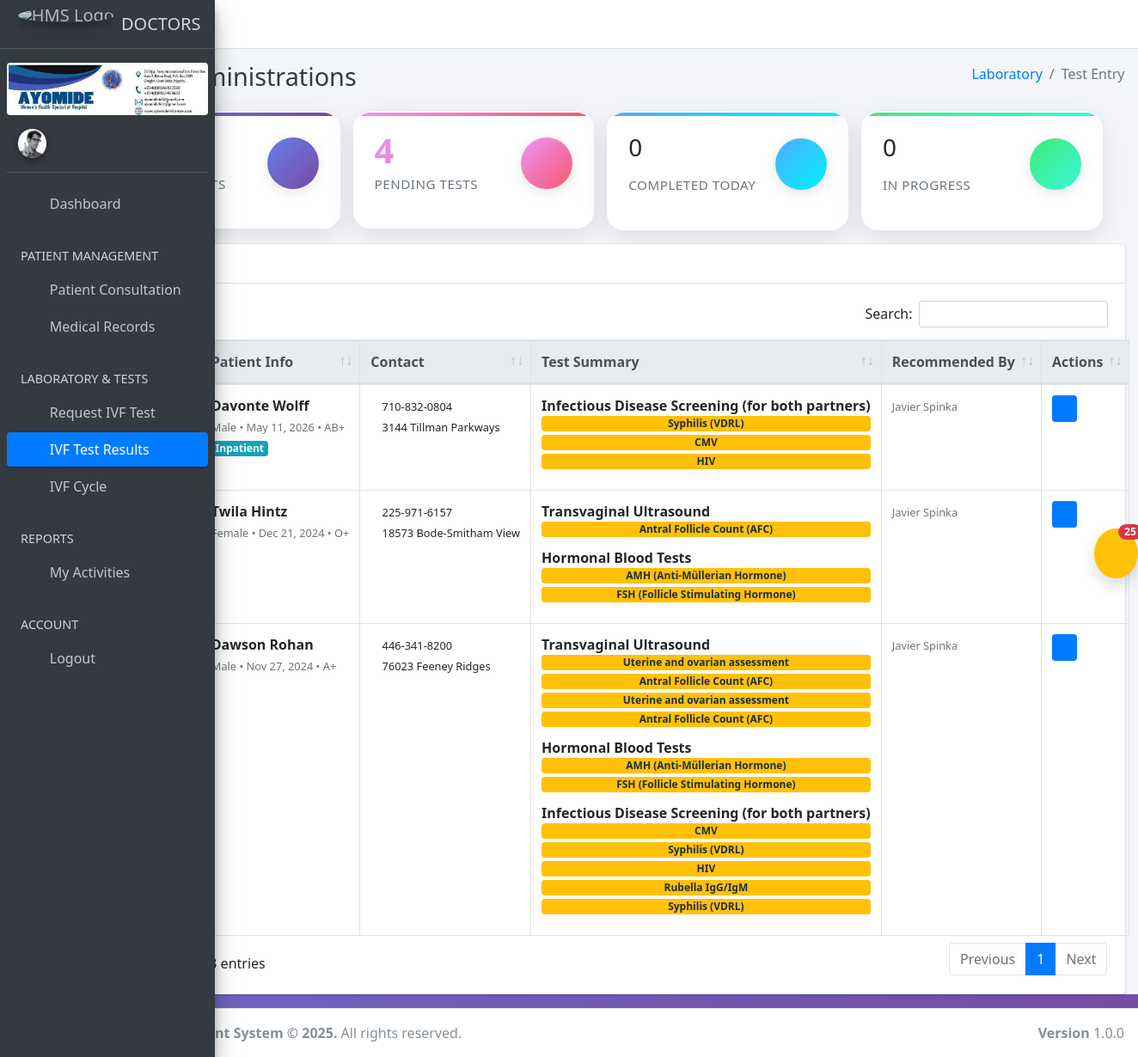
The app's page /d/recomended_tests with its own data.
### hospapp/models.py (models this page shows, shortened)
class Patient(models.Model):
    BLOOD_GROUP_CHOICES = [
        ('A+', 'A+'), ('A-', 'A-'),
        ('B+', 'B+'), ('B-', 'B-'),
        ('AB+', 'AB+'), ('AB-', 'AB-'),
        ('O+', 'O+'), ('O-', 'O-'),
    ]
    STATUS_CHOICES = [
        ('critical', 'Critical'),
        ('recovered', 'Recovered'),
        ('stable', 'Stable'),
    ]
    RELATIONSHIP_CHOICES = [
        ('Spouse', 'Spouse'),
        ('Father', 'Father'),
        ('Mother', 'Mother'),
        ('Son', 'Son'),
        ('Daughter', 'Daughter'),
        ('Brother', 'Brother'),
        ('Sister', 'Sister'),
        ('Guardian', 'Guardian'),
        ('Friend', 'Friend'),
        ('Other', 'Other'),
    ]
    address = models.TextField()
    blood_group = models.CharField(max_length=3, choices=BLOOD_GROUP_CHOICES, default='O+')
    date_of_birth = models.DateField()
    date_registered = models.DateTimeField(auto_now_add=True)
    email = models.EmailField(blank=True, null=True)
    first_time = models.CharField(max_length=20, blank=True)
    full_name = models.CharField(max_length=200)
    gender = models.CharField(max_length=10)
    id_number = models.CharField(max_length=100, blank=True)
    id_type = models.CharField(max_length=20, blank=True)
    marital_status = models.CharField(max_length=20)
    nationality = models.CharField(max_length=50)
    phone = models.CharField(max_length=15)
    photo = models.ImageField(upload_to='patient_photos/', blank=True, null=True)
    state_of_origin = models.CharField(max_length=50, blank=True)
    patient_id = models.CharField(max_length=100, unique=True, editable=False)
    registered_by = models.ForeignKey(User, on_delete=models.SET_NULL, null=True, blank=True, related_name='patients_registered')
    next_of_kin_name = models.CharField(max_length=100)
    next_of_kin_phone = models.CharField(max_length=15)
    next_of_kin_relationship = models.CharField(max_length=20, choices=RELATIONSHIP_CHOICES, blank=True, null=True)
    next_of_kin_email = models.EmailField(blank=True, null=True)
    next_of_kin_address = models.TextField(blank=True, null=True)
    diagnosis = models.TextField(blank=True, null=True)
    is_inpatient = models.BooleanField(default=False)
    medication = models.TextField(blank=True, null=True)
    notes = models.TextField(blank=True, null=True)
    referred_by = models.CharField(max_length=100, blank=True, null=True)
    status = models.CharField(max_length=20, choices=STATUS_CHOICES, default='stable')
    class Meta:
        ordering = ['-date_registered']

class TestCategory(models.Model):
    name = models.CharField(max_length=100, unique=True)
    class Meta:
        verbose_name_plural = "Test Categories"

class LabTest(models.Model):
    STATUS_CHOICES = [
        ('cancelled', 'Cancelled'),
        ('completed', 'Completed'),
        ('in_progress', 'In Progress'),
        ('pending', 'Pending'),
    ]
    test_request_id = models.UUIDField(default=uuid4, editable=False, db_index=True)
    patient = models.ForeignKey(Patient, on_delete=models.CASCADE, related_name='lab_tests')
    category = models.ForeignKey('TestCategory', on_delete=models.CASCADE, related_name='test_category')
    test_name = models.CharField(max_length=100)
    normal_range = models.CharField(max_length=100, blank=True, null=True)
    notes = models.TextField(blank=True, null=True)
    result_value = models.TextField(blank=True, null=True)
    status = models.CharField(max_length=20, choices=STATUS_CHOICES, default='pending')
    testcompleted = models.BooleanField(default=0)
    doctor_comments = models.IntegerField(null=True, blank=True)
    labresulttestid = models.IntegerField(null=True, blank=True)
    date_performed = models.DateTimeField(null=True, blank=True)
    requested_at = models.DateTimeField(auto_now_add=True)
    submitted_on = models.DateField(default=timezone.now)
    time = models.TimeField(auto_now_add=True)
    doctor_name = models.CharField(max_length=100, blank=True)
    performed_by = models.ForeignKey(User, on_delete=models.SET_NULL, blank=True, null=True, related_name='performed_tests')
    recorded_by = models.ForeignKey(User, on_delete=models.SET_NULL, null=True, blank=True, related_name='recorded_tests')
    requested_by = models.ForeignKey(User, on_delete=models.SET_NULL, null=True, blank=True, related_name='requested_tests')
    instructions = models.TextField(blank=True, null=True)
    class Meta:
        ordering = ['-requested_at']

### hospapp/views.py (the view, shortened to what this page needs)
# urls.py: path('d/recomended_tests', views.recomended_tests, name='recomended_tests'),
def recomended_tests(request):
    lab_tests = LabTest.objects.select_related('patient', 'category').order_by('-requested_at')
    total_patients = Patient.objects.count()
    tests_by_status = {
        'pending': lab_tests.filter(status='pending'),
        'completed': lab_tests.filter(status='completed', doctor_comments=0),
        'in_progress': lab_tests.filter(status='in_progress')
    }
    tests_data = []
    for test in lab_tests:
        tests_data.append({
            'test': test,
            'patient': test.patient,
            'category': test.category,
            'status': test.status,
            'requested_at': test.requested_at,
            'date_performed': test.date_performed,
            'requested_by': test.requested_by.get_full_name() if test.requested_by else 'System',
            'performed_by': test.performed_by.get_full_name() if test.performed_by else 'N/A',
            'doctor_comments': test.doctor_comments
        })
    patient_map = {}
    for data in tests_data:
        if data['status'] != 'completed' or (data['doctor_comments'] or 0) != 0:
            continue
        patient_id = data['patient'].id
        if patient_id not in patient_map:
            patient_map[patient_id] = {
                'patient': data['patient'],
                'tests': [],
                'categories': set(),
                'requested_by': data['requested_by']
            }
        patient_map[patient_id]['tests'].append(data['test'])
        if data['category']:
            patient_map[patient_id]['categories'].add(data['category'].name)
    today = timezone.now().date()
    stats = {
        'total_patients':total_patients,
        'total_tests': lab_tests.count(),
        'total_pending_tests': tests_by_status['pending'].count(),
        'total_completed_today': LabTest.objects.filter(status='completed', date_performed__date=today).count(),
        'total_in_progress': tests_by_status['in_progress'].count(),
        'total_categories': TestCategory.objects.count(),
        'unique_patients': Patient.objects.filter(lab_tests__isnull=False).distinct().count(),
    }
    context = {
        "total_patients": total_patients,
        'tests_data': tests_data,
        'test_categories': TestCategory.objects.all(),
        'unique_patients_with_tests': patient_map.values(),  # Only with status='completed' and doctor_comments==0
        'stats': stats,
        'debug_info': {
            'total_tests_fetched': len(tests_data),
            'test_categories_count': TestCategory.objects.count(),
            'pending_tests_count': tests_by_status['pending'].count(),
            'methods_used': [
                'LabTest.objects.select_related(patient, category)',
                'Status == completed and doctor_comments == 0'
            ]
        } if request.user.is_superuser else None
    }
    return render(request, 'doctors/recomended_test.html', context)

### hospapp/templates/doctors/recomended_test.html (shortened to what this page needs)
{% extends "doctors/base.html" %}
{% load static %}
{% block content %}
<section class="content-header">
    <div class="container-fluid">
        <div class="row mb-2">
            <div class="col-sm-6">
                <h1 class="m-0 text-dark">IVF Test Administrations</h1>
            </div>
            <div class="col-sm-6">
                <ol class="breadcrumb float-sm-right">
                    <li class="breadcrumb-item"><a href="">Laboratory</a></li>
                    <li class="breadcrumb-item active">Test Entry</li>
                </ol>
            </div>
        </div>
    </div>
</section>
<section class="content">
        <div class="container-custom">
            <div class="row">
                <div class="col-lg-3 col-md-6 col-12">
                    <div class="stats-card info">
                        <div class="stats-header">
                            <div class="stats-body">
                                <h3 class="stats-number">{{ stats.total_patients }}</h3>
                                <p class="stats-label">Total Patients</p>
                            </div>
                            <div class="stats-icon">
                                <i class="fas fa-users"></i>
                            </div>
                        </div>
                    </div>
                </div>
                <div class="col-lg-3 col-md-6 col-12">
                    <div class="stats-card warning pulse">
                        <div class="stats-header">
                            <div class="stats-body">
                                {%if stats.total_pending_tests%}
                                <h3 class="stats-number">{{ stats.total_pending_tests }}</h3>
                                {%else%}
                                <h3>0</h3>
                                {%endif%}
                                <p class="stats-label">Pending Tests</p>
                            </div>
                            <div class="stats-icon">
                                <i class="fas fa-file-medical"></i>
                            </div>
                        </div>
                    </div>
                </div>
                <div class="col-lg-3 col-md-6 col-12">
                    <div class="stats-card success">
                        <div class="stats-header">
                            <div class="stats-body">
                                {%if stats.total_completed_today%}
                                <h3 class="stats-number">{{ stats.total_completed_today }}</h3>
                                {%else%}
                                <h3>0</h3>
                                {%endif%}
                                <p class="stats-label">Completed Today</p>
                            </div>
                            <div class="stats-icon">
                                <i class="fas fa-check-circle"></i>
                            </div>
                        </div>
                    </div>
                </div>
                <div class="col-lg-3 col-md-6 col-12">
                    <div class="stats-card secondary">
                        <div class="stats-header">
                            <div class="stats-body">
                                {%if stats.total_completed_today%}
                                <h3 class="stats-number">{{ stats.total_in_progress}}</h3>
                                {%else%}
                                <h3>0</h3>
                                {%endif%}
                                <p class="stats-label">In Progress</p>
                            </div>
                            <div class="stats-icon">
                                <i class="fas fa-flask"></i>
                            </div>
                        </div>
                    </div>
                </div>
            </div>
        </div>
</section>
<section class="content">
    <div class="container-fluid">
        <div class="card">
            <div class="card-header">
                <h3 class="card-title">Patient records</h3>
            </div>
            <div class="card-body">
                <table id="example1" class="table table-bordered table-hover text-nowrap mb-0">
                    <thead class="thead-light">
                        <tr>
                            <th>Patient ID</th>
                            <th>Patient Info</th>
                            <th>Contact</th>
                            <th>Test Summary</th>
                            <th>Recommended By</th>
                            <th>Actions</th>
                        </tr>
                    </thead>
                    <tbody>
                        {% for entry in unique_patients_with_tests %}
                        <tr data-patient-name="{{ entry.patient.full_name|lower }}">
                            <td>
                                <span class="badge badge-secondary">{{ entry.patient.patient_id }}</span>
                            </td>
                            <td>
                                <div>
                                    <strong>{{ entry.patient.full_name }}</strong><br>
                                    <small class="text-muted">
                                        {{ entry.patient.gender }} •
                                        {{ entry.patient.date_of_birth|date:"M d, Y" }} •
                                        {{ entry.patient.blood_group|default:"N/A" }}
                                    </small>
                                    {% if entry.patient.is_inpatient %}
                                    <br><span class="badge badge-info">Inpatient</span>
                                    {% endif %}
                                </div>
                            </td>
                            <td>
                                <small>
                                    <i class="fas fa-phone"></i> {{ entry.patient.phone|default:"N/A" }}<br>
                                    <i class="fas fa-map-marker-alt"></i> {{ entry.patient.address|truncatechars:30|default:"N/A" }}
                                </small>
                            </td>
                            <td>
                                {% for category_name in entry.categories %}
                                    <div class="mb-2">
                                        <strong>{{ category_name }}</strong>
                                        <div class="d-flex flex-column">
                                            {% for test in entry.tests %}
                                                {% if test.category.name == category_name %}
                                                    <span class="badge badge-warning mb-1">{{ test.test_name }}</span>
                                                {% endif %}
                                            {% endfor %}
                                        </div>
                                    </div>
                                {% empty %}
                                    <small class="text-muted">No tests found for this patient.</small>
                                {% endfor %}
                            </td>
                            <td>
                                <small class="text-muted">{{ entry.requested_by }}</small>
                            </td>
                            <td>
                                <div class="btn-group btn-group-sm" role="group">
                                    <a href="{% url 'test_results' entry.patient.id %}" class="btn btn-primary" title="View test details">
                                        <i class="fas fa-eye"></i>
                                    </a>
                                </div>
                            </td>
                        </tr>
                        {% endfor %}
                    </tbody>
                </table>
            </div>
            </div>
        </div>
    </section>
{% endblock %}

### records on screen
Patient: patient.full_name "Davonte Wolff", patient.gender "Male", patient.date_of_birth "May 11, 2026", patient.blood_group "AB+", is_inpatient "Inpatient", patient.phone "710-832-0804", patient.address "3144 Tillman Parkways", requested_by "Javier Spinka"
TestCategory: categories "Infectious Disease Screening (for both partners)" "Infectious Disease Screening (for both partners)"
LabTest: test_name "Syphilis (VDRL)"
LabTest: test_name "CMV"
LabTest: test_name "HIV"
Patient: patient.full_name "Twila Hintz", patient.gender "Female", patient.date_of_birth "Dec 21, 2024", patient.blood_group "O+", patient.phone "225-971-6157", patient.address "18573 Bode-Smitham View", requested_by "Javier Spinka"
TestCategory: categories "Transvaginal Ultrasound" "Transvaginal Ultrasound"
LabTest: test_name "Antral Follicle Count (AFC)"
TestCategory: categories "Hormonal Blood Tests" "Hormonal Blood Tests"
LabTest: test_name "AMH (Anti-Müllerian Hormone)"
LabTest: test_name "FSH (Follicle Stimulating Hormone)"
Patient: patient.full_name "Dawson Rohan", patient.gender "Male", patient.date_of_birth "Nov 27, 2024", patient.blood_group "A+", patient.phone "446-341-8200", patient.address "76023 Feeney Ridges", requested_by "Javier Spinka"
LabTest: test_name "Uterine and ovarian assessment"
LabTest: test_name "Antral Follicle Count (AFC)"
LabTest: test_name "Uterine and ovarian assessment"
LabTest: test_name "Antral Follicle Count (AFC)"
LabTest: test_name "AMH (Anti-Müllerian Hormone)"
LabTest: test_name "FSH (Follicle Stimulating Hormone)"
LabTest: test_name "CMV"
LabTest: test_name "Syphilis (VDRL)"
LabTest: test_name "HIV"
LabTest: test_name "Rubella IgG/IgM"
LabTest: test_name "Syphilis (VDRL)"

### other values on screen
{{ stats.total_pending_tests }} "4"
